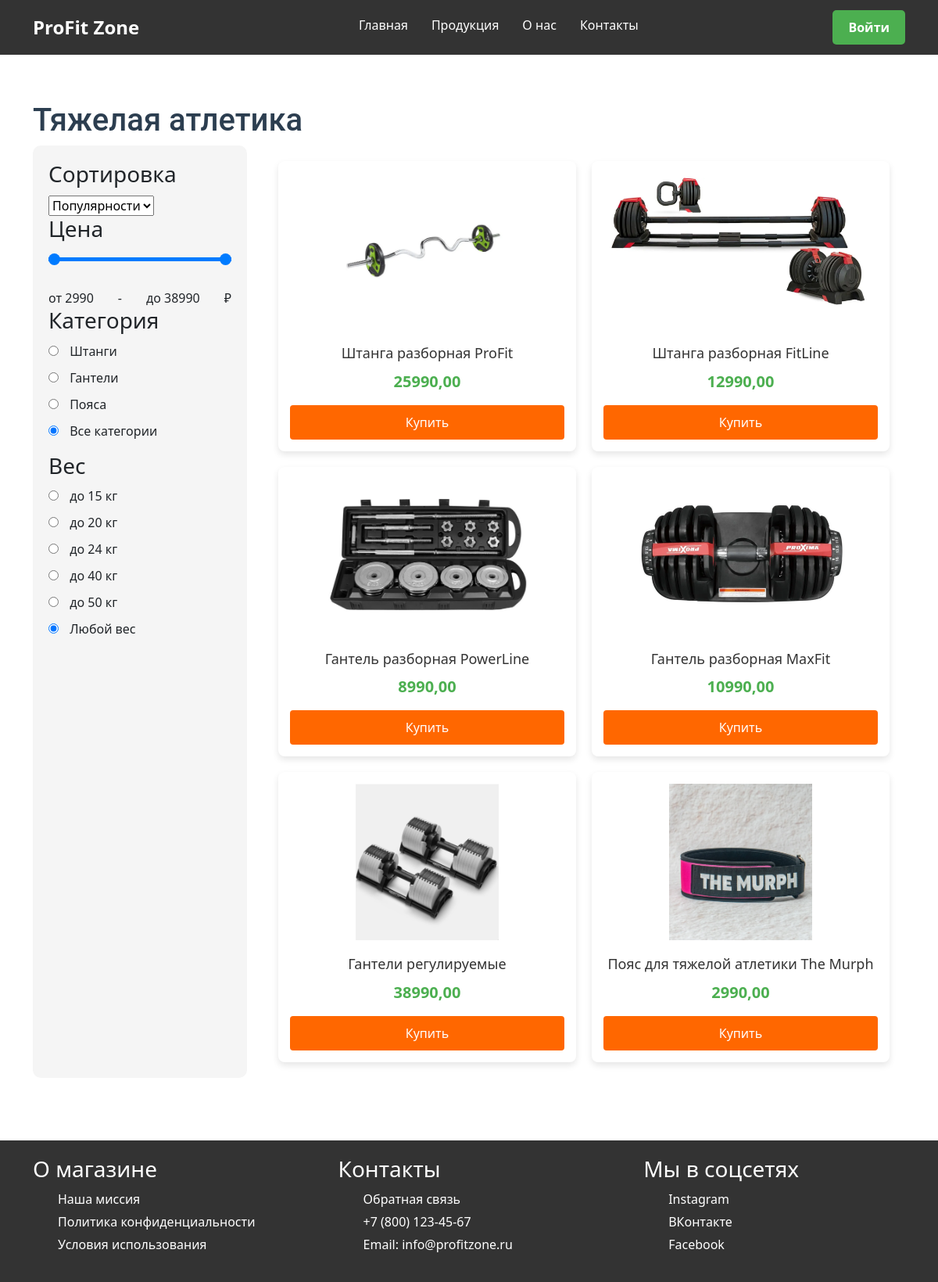
/lifting/, run on the app's committed database.
### main/models.py (models this page shows, shortened)
class Product(PolymorphicModel):
    id = models.AutoField(primary_key=True)
    name = models.CharField(max_length=255)
    description = models.TextField()
    price = models.DecimalField(max_digits=10, decimal_places=2)
    popularity = models.IntegerField(default=0)
    img = models.ImageField(upload_to='images/', blank=True, null=True)

class WeightliftingProduct(Product):
    category = models.CharField(max_length=100)
    weight = models.DecimalField(max_digits=5, decimal_places=2)
    material = models.CharField(max_length=100)

class Product(PolymorphicModel):
    id = models.AutoField(primary_key=True)
    name = models.CharField(max_length=255)
    description = models.TextField()
    price = models.DecimalField(max_digits=10, decimal_places=2)
    popularity = models.IntegerField(default=0)
    img = models.ImageField(upload_to='images/', blank=True, null=True)

### main/views.py (the view)
# urls.py: path('lifting/', views.lifting, name='lifting'),
def lifting(request):
    login_form = LoginForm()
    register_form = RegisterForm()
    sort_by = request.GET.get('sort_by', 'popularity')
    min_price = request.GET.get('min_price', 2990)
    max_price = request.GET.get('max_price', 38990)
    weight = request.GET.get('weight')
    category = request.GET.get('category')
    print(category)
    lifting = WeightliftingProduct.objects.filter(price__gte=min_price, price__lte=max_price)
    if category == 'Любая категория' or category == None:
        pass
    else:
        lifting = lifting.filter(category=category)
    if weight == 'Любой' or weight == None:
        pass
    else:
        lifting = lifting.filter(weight=weight)
    if sort_by == 'price':
        lifting = lifting.order_by('price')
    else:
        lifting = lifting.order_by('-popularity')
    context = {
        'lifting_sort': lifting,
        'sort_by': sort_by,
        'min_price': min_price,
        'max_price': max_price,
        'category': category,
        'weight': weight,
        'login_form': login_form,
        'register_form': register_form,
    }
    if request.headers.get('x-requested-with') == 'XMLHttpRequest':
        return render(request, 'main/includes/lifting_list.html', context)
    return render(request, 'main/lifting.html', context)

### main/forms.py
class LoginForm(AuthenticationForm):
    username = forms.CharField(label='Имя пользователя', max_length=100)
    password = forms.CharField(label='Пароль', widget=forms.PasswordInput)

class RegisterForm(UserCreationForm):
    email = forms.EmailField(label='Email', required=True)
    username = forms.CharField(label='Имя пользователя')
    password1 = forms.CharField(label='Пароль', widget=forms.PasswordInput)
    password2 = forms.CharField(label='Подтвердите пароль', widget=forms.PasswordInput)
    class Meta:
        model = User
        fields = ['username', 'email', 'password1', 'password2']

### main/templates/main/lifting.html (shortened to what this page needs)
{% extends 'main/layout.html' %}
{% load static %}
{% block content %}
<section class="product-section">
    <div class="container">
        <h1>Тяжелая атлетика</h1>
        <div class="product-layout">
            <aside class="filters">
                <h3>Сортировка</h3>
                <select name="sort_by" id="sortSelect">
                    <option value="popularity" {% if sort_by == 'popularity' %}selected{% endif %}>Популярности</option>
                </select>
                <h3>Цена</h3>
                <div class="price-slider-container">
                    <input type="range" id="minPriceRange" min="2990" max="38990" value="{{ request.GET.min_price|default:2990 }}" class="price-range" name="min_price">
                    <input type="range" id="maxPriceRange" min="2990" max="38990" value="{{ request.GET.max_price|default:38990 }}" class="price-range" name="max_price">
                </div>
                <div class="price-range-display">
                    <span id="priceMinDisplay">от {{ request.GET.min_price|default:2990 }}</span> - <span id="priceMaxDisplay">до {{ request.GET.max_price|default:38990 }}</span> ₽
                </div>
                <h3>Категория</h3>
                <ul>
                    <li><input type="radio" id="barbells" name="category" value="Штанги" {% if 'Штанги' in category %}checked{% endif %}> <label for="barbells">Штанги</label></li>
                    <li><input type="radio" id="dumbells" name="category" value="Гантели" {% if 'Гантели' in category %}checked{% endif %}> <label for="dumbells">Гантели</label></li>
                    <li><input type="radio" id="belts" name="category" value="Пояса" {% if 'Пояса' in category %}checked{% endif %}> <label for="belts">Пояса</label></li>
                    <li><input type="radio" id="all" name="category" value="Любая категория" {% if category %}{% else %}checked{% endif %}{% if 'Все категории' in category %}checked{% endif %}> <label for="all">Все категории</label></li>
                </ul>
                <h3>Вес</h3>
                <ul>
                    <li><input type="radio" id="15kg" name="weight" value="15.00" {% if '15 кг' in weight %}checked{% endif %}> <label for="15kg">до 15 кг</label></li>
                    <li><input type="radio" id="20kg" name="weight" value="20.00" {% if '20 кг' in weight %}checked{% endif %}> <label for="20kg">до 20 кг</label></li>
                    <li><input type="radio" id="24kg" name="weight" value="24.00" {% if '24 кг' in weight %}checked{% endif %}> <label for="24kg">до 24 кг</label></li>
                    <li><input type="radio" id="40kg" name="weight" value="40.00" {% if '40 кг' in weight %}checked{% endif %}> <label for="40kg">до 40 кг</label></li>
                    <li><input type="radio" id="50kg" name="weight" value="50.00" {% if '50 кг' in weight %}checked{% endif %}> <label for="50kg">до 50 кг</label></li>
                    <li><input type="radio" id="all" name="weight" value="Любой" {% if weight %}{% else %}checked{% endif %}{% if 'Любой' in weight %}checked{% endif %}> <label for="all">Любой вес</label></li>
                </ul>
            </aside>
            <div class="products">
                <div class="product-grid">
                    {% for lifting in lifting_sort %}
                    <a style="text-decoration: none;" href="{% url 'product_card' lifting.id %}">
                    <div class="product-card">
                        <img src="{{ lifting.img.url }}" alt="{{ lifting.name }}">
                        <h4>{{ lifting.name }}</h4>
                        <p class="price">{{ lifting.price }}</p>
                        <button class="add-to-cart-btn">Купить</button>
                    </div>
                    </a>
                    {% endfor %}
                </div>
            </div>
        </div>
    </div>
</section>
{% endblock %}

### main/static/main/css/main.css (style rules this page uses)
* { margin: 0; padding: 0; box-sizing: border-box; }
body { font-family: Arial, sans-serif; line-height: 1.6; background-color: #f4f4f4; }
.container { width: 90%; margin: 0 auto; max-width: 1200px; }
.product-section { padding: 40px 0; }
.product-layout { display: grid; grid-template-columns: 1fr 3fr; gap: 20px; }
.filters { background-color: #f5f5f5; padding: 20px; border-radius: 10px; }
.filters h3 { margin-bottom: 10px; }
.filters ul { list-style: none; padding: 0; }
.filters li { margin-bottom: 10px; }
.filters input[type="checkbox"], .filters input[type="radio"] { margin-right: 10px; }
.price-range { width: 100%; margin: 10px 0; }
.price-range-display { display: flex; justify-content: space-between; }
.product-grid { display: grid; grid-template-columns: repeat(auto-fill, minmax(250px, 1fr)); gap: 20px; padding: 20px; }
.product-card { background-color: #fff; border-radius: 8px; box-shadow: 0 4px 8px rgba(0, 0, 0, 0.1); overflow: hidden; text-align: center; padding: 15px; transition: transform 0.3s ease, box-shadow 0.3s ease; display: flex; flex-direction: column; justify-content: space-between; }
.product-card img { width: 100%; height: 200px; object-fit: contain; margin-bottom: 10px; }
.product-card h4 { font-size: 18px; margin: 10px 0; color: #333; }
.product-card .price { font-size: 20px; font-weight: bold; color: #4CAF50; margin-bottom: 15px; }
.add-to-cart-btn { padding: 10px 15px; background-color: #ff6700; color: white; border: none; border-radius: 4px; cursor: pointer; font-size: 16px; transition: background-color 0.3s ease; }
.container { max-width: 900px; }
h1 { font-family: 'Roboto', sans-serif; font-weight: 700; color: #2c3e50; }

### main/templates/main/lifting.html (style rules this page uses)
.price-slider-container { position: relative; width: 100%; height: 40px; margin: 10px 0; }
.price-range { -webkit-appearance: none; appearance: none; width: 100%; height: 5px; background: #007bff; position: absolute; pointer-events: none; }
#minPriceRange { z-index: 3; }
#maxPriceRange { z-index: 2; }
.price-range-display { font-size: 16px; margin-top: 10px; }

### data on the page
WeightliftingProduct: img (picture), name "Штанга разборная ProFit", price "25990,00"
WeightliftingProduct: img (picture), name "Штанга разборная FitLine", price "12990,00"
WeightliftingProduct: img (picture), name "Гантель разборная PowerLine", price "8990,00"
WeightliftingProduct: img (picture), name "Гантель разборная MaxFit", price "10990,00"
WeightliftingProduct: img (picture), name "Гантели регулируемые", price "38990,00"
WeightliftingProduct: img (picture), name "Пояс для тяжелой атлетики The Murph", price "2990,00"
